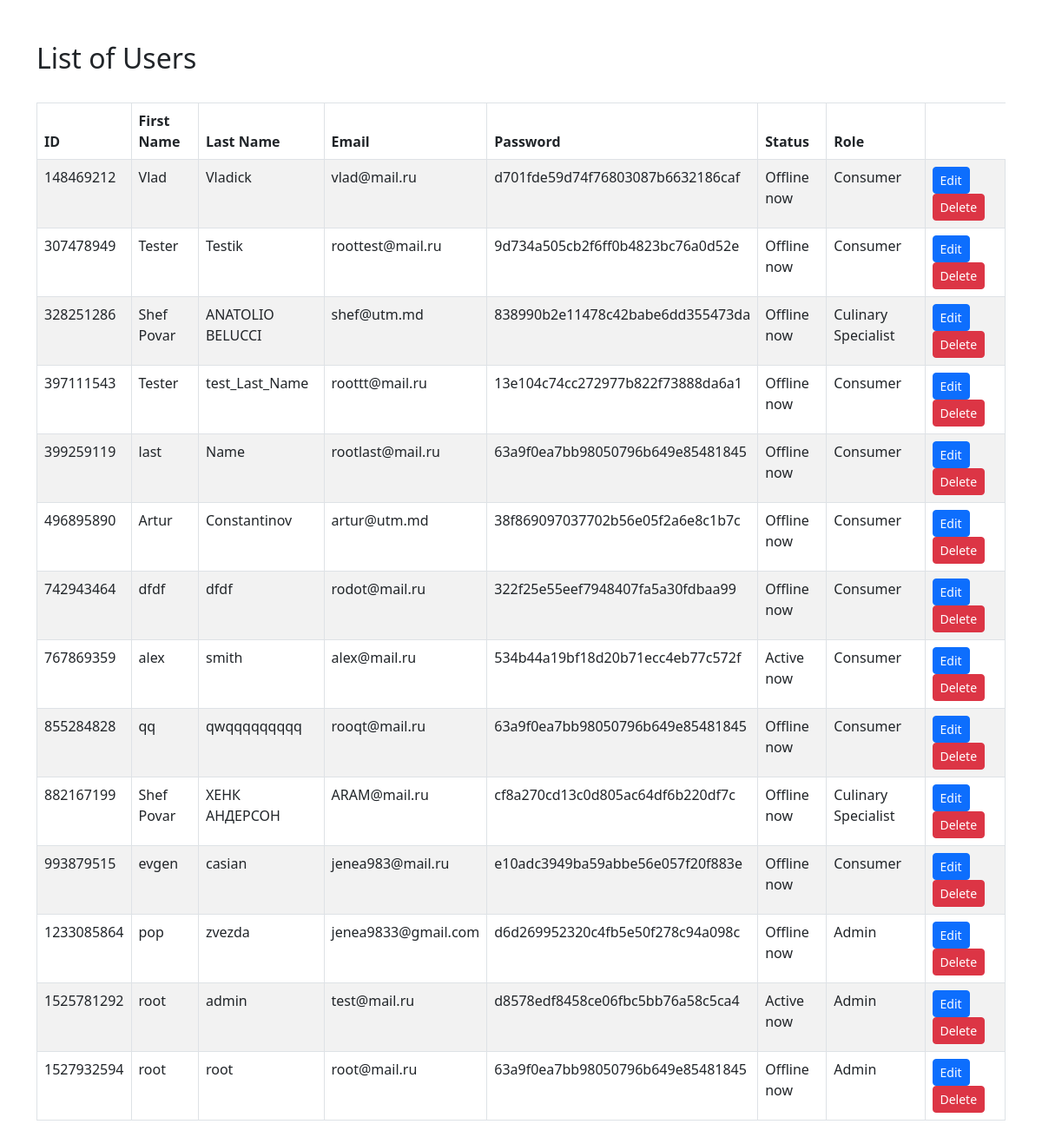
Page /assets/php-crud/users-index.php (signed in) on the earlier database version.
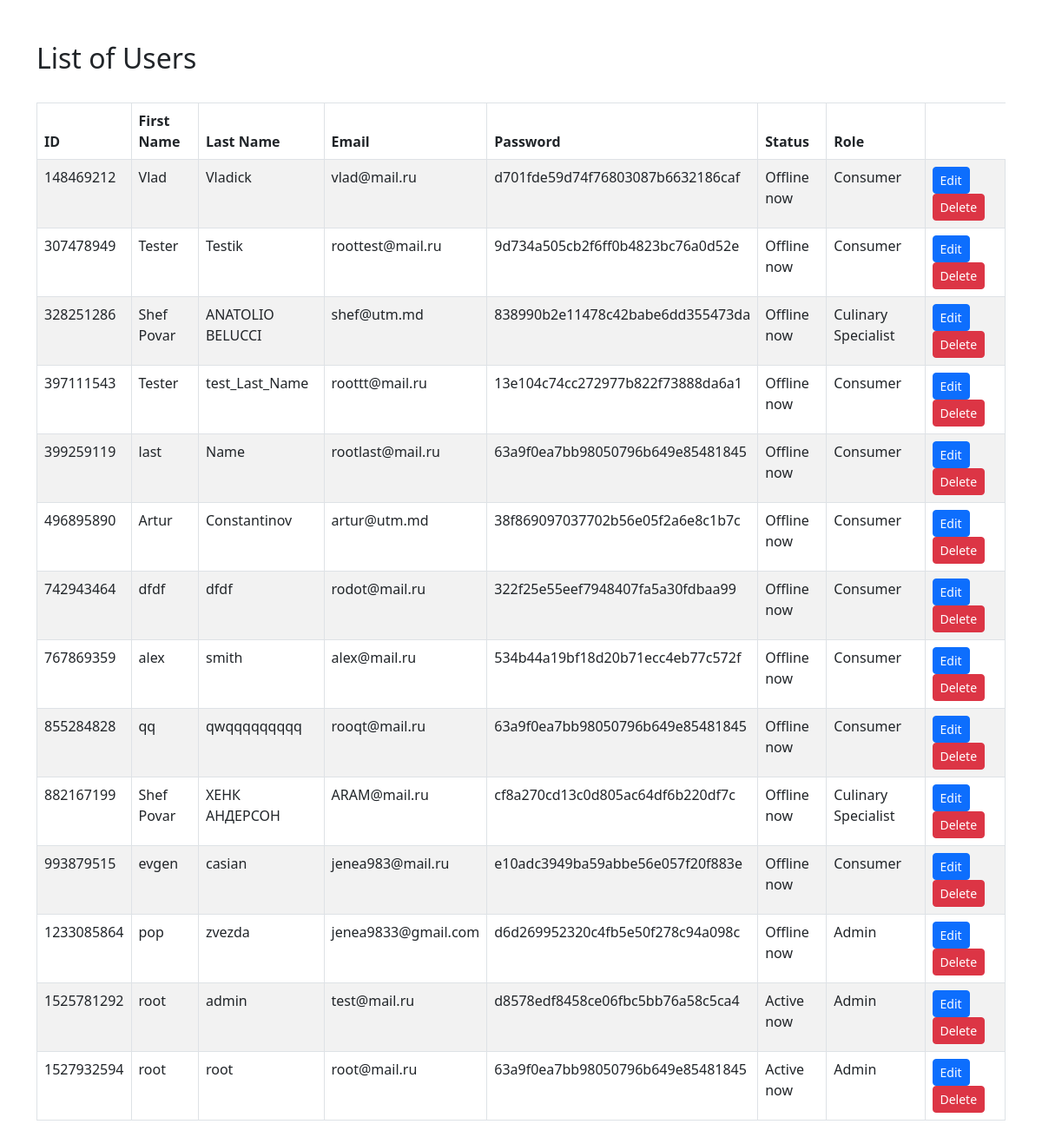
Same page on the later database version.
### tables this page shows
CREATE TABLE `users` (
  `unique_id` int(255) NOT NULL,
  `fname` varchar(255) NOT NULL,
  `lname` varchar(255) NOT NULL,
  `email` varchar(255) NOT NULL,
  `password` varchar(255) NOT NULL,
  `img` varchar(255) NOT NULL,
  `status` varchar(255) NOT NULL,
  `role` varchar(255) NOT NULL
);

### assets/php-crud/users-index.php (the view, shortened to what this page needs)
<!DOCTYPE html>
<html lang="en">
<head>
	<link rel="stylesheet" type="text/css" href="https://cdn.jsdelivr.net/npm/bootstrap@5.2.2/dist/css/bootstrap.min.css">
</head>
<body>
	<div class="container my-5">
		<h2>List of Users</h2>
		<br>
		<table class="table table-bordered table-striped">
			<thead>
				<tr>
					<th>ID</th>
					<th>First Name</th>
					<th>Last Name</th>
					<th>Email</th>
					<th>Password</th>
					<th>Status</th>
					<th>Role</th>
				</tr>
			</thead>
			<tbody>
				<?php
				include_once "../php/config.php";
				$sql = "SELECT * FROM users";
				$result = $conn->query($sql);
				while($row = $result->fetch_assoc()){
					echo "
					<tr>
						<td>$row[unique_id]</td>
						<td>$row[fname]</td>
						<td>$row[lname]</td>
						<td>$row[email]</td>
						<td>$row[password]</td>
						<td>$row[status]</td>
						<td>$row[role]</td>
						<td>
							<a class='btn btn-primary btn-sm' href='../php-crud/users-edit.php?unique_id=$row[unique_id]'> Edit </a>
							<a class='btn btn-danger btn-sm' href='../php-crud/users-delete.php?unique_id=$row[unique_id]''> Delete </a>
						</td>
					</tr>
					";
				}
				?>
			</tbody>
		</table>
	</div>
</body>
</html>

Differences in the rows shown:
changed users "alex": status "Active now" → "Offline now"
changed users "root@mail.ru": status "Offline now" → "Active now"
